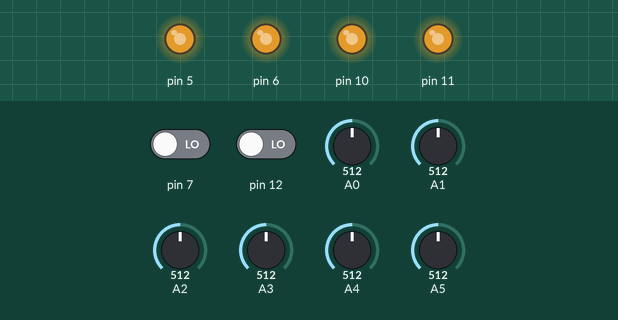
A sketch run on a simulated Arduino Nano, built with avr-gcc and run on an emulated ATmega328P. Shown: output pins drawn as LEDs (lit = HIGH). Inputs (shaded band) come from the test bench; at power-on: A0 = 512, A3 = 512, A1 = 512, A2 = 512, A4 = 512, A5 = 512, pin 7 LOW, pin 12 LOW.

Above: at 1.2 s.
1.3 s: A0 set to 716
At 1.7 s:
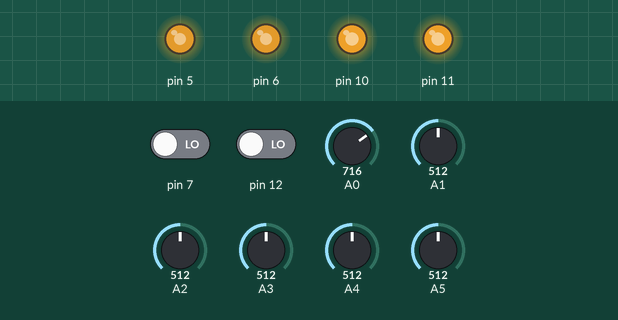
2.8 s: A3 set to 716
At 4.0 s:
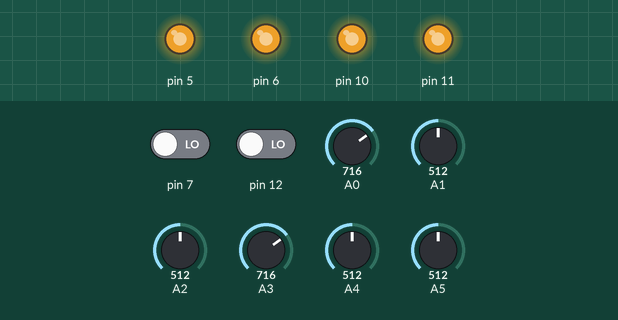
4.3 s: A1 set to 306
At 5.2 s:
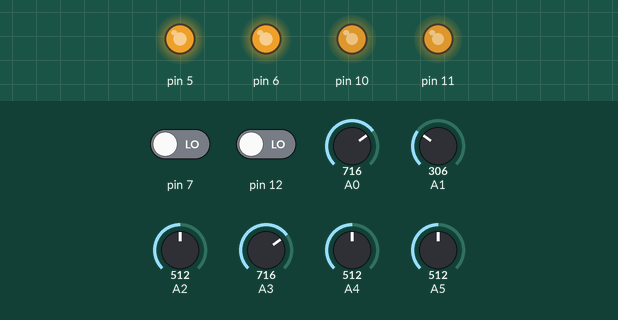
5.8 s: A2 set to 306
At 6.3 s:
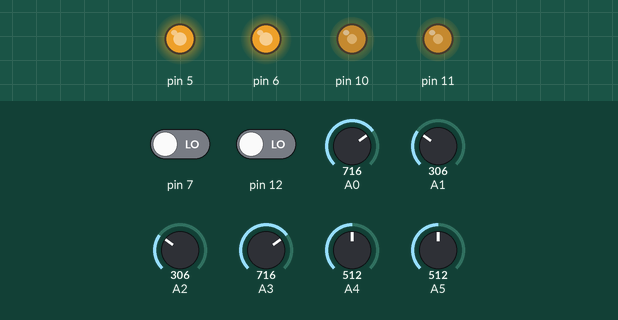
7.3 s: A4 set to 306
At 8.5 s:
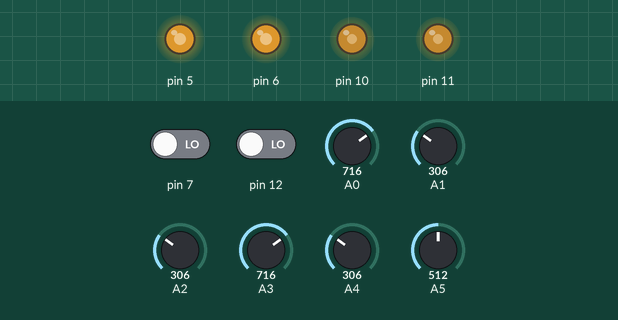
8.8 s: A5 set to 306
At 9.8 s:
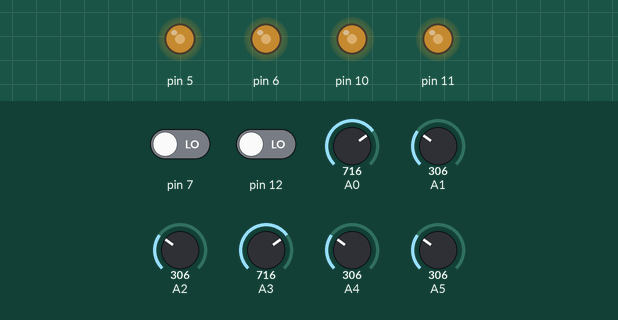
Timing chart, 0 to 11.3 s (numbered marks = the images above; inputs shaded):
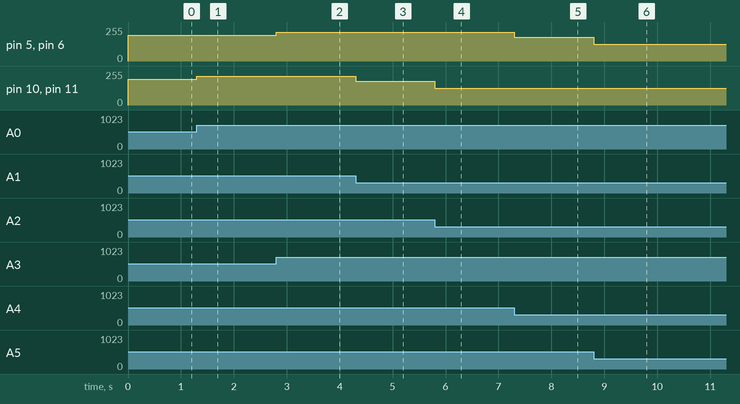

Measured:
- after the input at 1.3 s, pin 10, pin 11: 192/255 → 217/255 at once
- after the input at 2.8 s, pin 5, pin 6: 192/255 → 217/255 at once
- after the input at 4.3 s, pin 10, pin 11: 217/255 → 178/255 at once
- after the input at 5.8 s, pin 10, pin 11: 178/255 → 126/255 at once
- after the input at 7.3 s, pin 5, pin 6: 217/255 → 178/255 at once
- after the input at 8.8 s, pin 5, pin 6: 178/255 → 126/255 at once

The sketch:

arduino_attenuverter.ino
```cpp
/*
 * An attenuverter module with DC offset.
 *  - Each module contains two attenuverters w/ adjustable offset.
 *  - Gain and offset are controlled by potentiometers and whether the signal gets inverted is controlled by a switch
 *  - Each attenvuerter requires six pins: three analog pins, two PWM pin, and one GPIO. This caps the number of attenverters per Arduino Nano at two without compicating the peripheral circuitry.
 *
 *  THIS MODULE IS FINISHED. No optimizations necessary.
 */

class Attenuverter
{
  //pins
  byte signalPin, factorPin, outputPin, invertPin, offsetPin, ledPin;

  //state variables
  int s, f, i, x, o, output; // signal, factor pin read, invert, intermediary variable, offset value, output

  public:
  Attenuverter(byte pin1, byte pin2, byte pin3, byte pin4, byte pin5, byte pin6)
  {
    signalPin = pin1;
    factorPin = pin2;
    outputPin = pin3;
    invertPin = pin4;
    offsetPin = pin5;
    ledPin = pin6;
  }

  void updateControlParams() {
    s = analogRead(signalPin) >> 2;
    f = analogRead(factorPin) >> 5;
    i = digitalRead(invertPin);
    o = analogRead(offsetPin) >> 2;

    if (i == 0) {
      output = (s * f) >> 5;
    }
    else {
      output = ((255 - s) * f) >> 5;
    }
    output += o;
    if (output > 255) { output = 255; }
  }

  void setupFunc() {
    pinMode(outputPin, OUTPUT);
    pinMode(ledPin, OUTPUT);
    pinMode(invertPin, INPUT);
  }

  void loopFunc() {
    analogWrite(outputPin, output);
    analogWrite(ledPin, output);
  }
};

Attenuverter a1(A0, A1, 10, 12, A2, 11); //signal, factor, output, invert, offset, led
Attenuverter a2(A3, A4, 5, 7, A5, 6);


unsigned long update_control_timer = 0;
int update_control_period = 30;


void setup() {
  TCCR0B = TCCR0B & B11111000 | B00000010; // set PWM freq on pin 5/6 to ~7.8kHz
  TCCR1B = TCCR1B & B11111000 | B00000010; // set PWM freq on pin 9/10 to ~3.9kHz
  TCCR2B = TCCR2B & B11111000 | B00000010; // set PWM freq on pin 3/11 to ~3.9kHz
}

void loop() {
  if (millis() - update_control_timer >= update_control_period) {
    a1.updateControlParams();
    a2.updateControlParams();
  }

  a1.loopFunc();
  a2.loopFunc();
}
```
